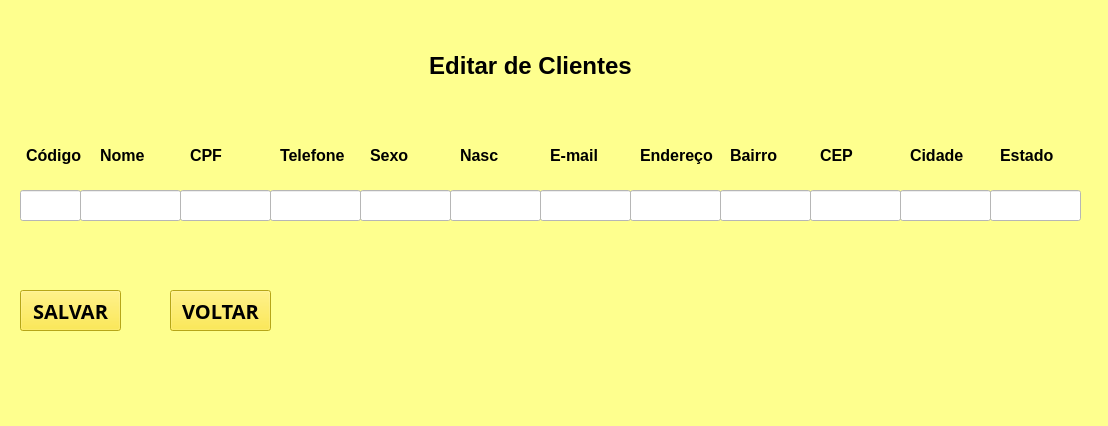
<?xml version="1.0" encoding="UTF-8"?>
<ui version="4.0">
 <class>MainWindow</class>
 <widget class="QMainWindow" name="MainWindow">
  <property name="geometry">
   <rect>
    <x>0</x>
    <y>0</y>
    <width>1108</width>
    <height>426</height>
   </rect>
  </property>
  <property name="windowTitle">
   <string>MainWindow</string>
  </property>
  <property name="styleSheet">
   <string notr="true">background-color: rgb(254, 255, 142);</string>
  </property>
  <widget class="QWidget" name="centralwidget">
   <widget class="QPushButton" name="pushButton_2">
    <property name="geometry">
     <rect>
      <x>20</x>
      <y>290</y>
      <width>101</width>
      <height>41</height>
     </rect>
    </property>
    <property name="font">
     <font>
      <family>Cascadia Mono SemiBold</family>
      <pointsize>15</pointsize>
      <weight>75</weight>
      <bold>true</bold>
     </font>
    </property>
    <property name="styleSheet">
     <string notr="true">background-color: rgb(255, 255, 255);
background-color: rgb(255, 232, 34);</string>
    </property>
    <property name="text">
     <string>SALVAR</string>
    </property>
   </widget>
   <widget class="QLineEdit" name="lineEdit">
    <property name="geometry">
     <rect>
      <x>20</x>
      <y>190</y>
      <width>61</width>
      <height>31</height>
     </rect>
    </property>
    <property name="styleSheet">
     <string notr="true">background-color: rgb(255, 255, 255);</string>
    </property>
   </widget>
   <widget class="QLineEdit" name="lineEdit_2">
    <property name="geometry">
     <rect>
      <x>80</x>
      <y>190</y>
      <width>101</width>
      <height>31</height>
     </rect>
    </property>
    <property name="styleSheet">
     <string notr="true">background-color: rgb(255, 255, 255);</string>
    </property>
   </widget>
   <widget class="QLineEdit" name="lineEdit_3">
    <property name="geometry">
     <rect>
      <x>180</x>
      <y>190</y>
      <width>91</width>
      <height>31</height>
     </rect>
    </property>
    <property name="styleSheet">
     <string notr="true">background-color: rgb(255, 255, 255);</string>
    </property>
   </widget>
   <widget class="QLineEdit" name="lineEdit_4">
    <property name="geometry">
     <rect>
      <x>270</x>
      <y>190</y>
      <width>91</width>
      <height>31</height>
     </rect>
    </property>
    <property name="styleSheet">
     <string notr="true">background-color: rgb(255, 255, 255);</string>
    </property>
   </widget>
   <widget class="QLineEdit" name="lineEdit_5">
    <property name="geometry">
     <rect>
      <x>360</x>
      <y>190</y>
      <width>91</width>
      <height>31</height>
     </rect>
    </property>
    <property name="styleSheet">
     <string notr="true">background-color: rgb(255, 255, 255);</string>
    </property>
   </widget>
   <widget class="QLineEdit" name="lineEdit_6">
    <property name="geometry">
     <rect>
      <x>450</x>
      <y>190</y>
      <width>91</width>
      <height>31</height>
     </rect>
    </property>
    <property name="styleSheet">
     <string notr="true">background-color: rgb(255, 255, 255);</string>
    </property>
   </widget>
   <widget class="QLineEdit" name="lineEdit_7">
    <property name="geometry">
     <rect>
      <x>540</x>
      <y>190</y>
      <width>91</width>
      <height>31</height>
     </rect>
    </property>
    <property name="styleSheet">
     <string notr="true">background-color: rgb(255, 255, 255);</string>
    </property>
   </widget>
   <widget class="QLineEdit" name="lineEdit_8">
    <property name="geometry">
     <rect>
      <x>630</x>
      <y>190</y>
      <width>91</width>
      <height>31</height>
     </rect>
    </property>
    <property name="styleSheet">
     <string notr="true">background-color: rgb(255, 255, 255);</string>
    </property>
   </widget>
   <widget class="QLineEdit" name="lineEdit_9">
    <property name="geometry">
     <rect>
      <x>720</x>
      <y>190</y>
      <width>91</width>
      <height>31</height>
     </rect>
    </property>
    <property name="styleSheet">
     <string notr="true">background-color: rgb(255, 255, 255);</string>
    </property>
   </widget>
   <widget class="QLineEdit" name="lineEdit_10">
    <property name="geometry">
     <rect>
      <x>810</x>
      <y>190</y>
      <width>91</width>
      <height>31</height>
     </rect>
    </property>
    <property name="styleSheet">
     <string notr="true">background-color: rgb(255, 255, 255);</string>
    </property>
   </widget>
   <widget class="QLineEdit" name="lineEdit_11">
    <property name="geometry">
     <rect>
      <x>900</x>
      <y>190</y>
      <width>91</width>
      <height>31</height>
     </rect>
    </property>
    <property name="styleSheet">
     <string notr="true">background-color: rgb(255, 255, 255);</string>
    </property>
   </widget>
   <widget class="QLineEdit" name="lineEdit_12">
    <property name="geometry">
     <rect>
      <x>990</x>
      <y>190</y>
      <width>91</width>
      <height>31</height>
     </rect>
    </property>
    <property name="styleSheet">
     <string notr="true">background-color: rgb(255, 255, 255);</string>
    </property>
   </widget>
   <widget class="QLabel" name="label_2">
    <property name="geometry">
     <rect>
      <x>-110</x>
      <y>40</y>
      <width>1281</width>
      <height>51</height>
     </rect>
    </property>
    <property name="font">
     <font>
      <pointsize>18</pointsize>
      <weight>75</weight>
      <bold>true</bold>
     </font>
    </property>
    <property name="styleSheet">
     <string notr="true"/>
    </property>
    <property name="text">
     <string>Editar de Clientes</string>
    </property>
    <property name="alignment">
     <set>Qt::AlignCenter</set>
    </property>
   </widget>
   <widget class="QPushButton" name="pushButton_3">
    <property name="geometry">
     <rect>
      <x>170</x>
      <y>290</y>
      <width>101</width>
      <height>41</height>
     </rect>
    </property>
    <property name="font">
     <font>
      <family>Cascadia Mono SemiBold</family>
      <pointsize>15</pointsize>
      <weight>75</weight>
      <bold>true</bold>
     </font>
    </property>
    <property name="styleSheet">
     <string notr="true">background-color: rgb(255, 255, 255);
background-color: rgb(255, 232, 34);</string>
    </property>
    <property name="text">
     <string>VOLTAR</string>
    </property>
   </widget>
   <widget class="QLabel" name="label">
    <property name="geometry">
     <rect>
      <x>26</x>
      <y>140</y>
      <width>61</width>
      <height>31</height>
     </rect>
    </property>
    <property name="font">
     <font>
      <pointsize>12</pointsize>
      <weight>75</weight>
      <bold>true</bold>
     </font>
    </property>
    <property name="text">
     <string>Código</string>
    </property>
   </widget>
   <widget class="QLabel" name="label_3">
    <property name="geometry">
     <rect>
      <x>100</x>
      <y>140</y>
      <width>101</width>
      <height>31</height>
     </rect>
    </property>
    <property name="font">
     <font>
      <pointsize>12</pointsize>
      <weight>75</weight>
      <bold>true</bold>
     </font>
    </property>
    <property name="text">
     <string>Nome</string>
    </property>
   </widget>
   <widget class="QLabel" name="label_4">
    <property name="geometry">
     <rect>
      <x>190</x>
      <y>140</y>
      <width>91</width>
      <height>31</height>
     </rect>
    </property>
    <property name="font">
     <font>
      <pointsize>12</pointsize>
      <weight>75</weight>
      <bold>true</bold>
     </font>
    </property>
    <property name="text">
     <string>CPF</string>
    </property>
   </widget>
   <widget class="QLabel" name="label_5">
    <property name="geometry">
     <rect>
      <x>280</x>
      <y>140</y>
      <width>91</width>
      <height>31</height>
     </rect>
    </property>
    <property name="font">
     <font>
      <pointsize>12</pointsize>
      <weight>75</weight>
      <bold>true</bold>
     </font>
    </property>
    <property name="text">
     <string>Telefone</string>
    </property>
   </widget>
   <widget class="QLabel" name="label_6">
    <property name="geometry">
     <rect>
      <x>370</x>
      <y>140</y>
      <width>91</width>
      <height>31</height>
     </rect>
    </property>
    <property name="font">
     <font>
      <pointsize>12</pointsize>
      <weight>75</weight>
      <bold>true</bold>
     </font>
    </property>
    <property name="text">
     <string>Sexo</string>
    </property>
   </widget>
   <widget class="QLabel" name="label_7">
    <property name="geometry">
     <rect>
      <x>460</x>
      <y>140</y>
      <width>91</width>
      <height>31</height>
     </rect>
    </property>
    <property name="font">
     <font>
      <pointsize>12</pointsize>
      <weight>75</weight>
      <bold>true</bold>
     </font>
    </property>
    <property name="text">
     <string>Nasc</string>
    </property>
   </widget>
   <widget class="QLabel" name="label_8">
    <property name="geometry">
     <rect>
      <x>550</x>
      <y>140</y>
      <width>91</width>
      <height>31</height>
     </rect>
    </property>
    <property name="font">
     <font>
      <pointsize>12</pointsize>
      <weight>75</weight>
      <bold>true</bold>
     </font>
    </property>
    <property name="text">
     <string>E-mail</string>
    </property>
   </widget>
   <widget class="QLabel" name="label_9">
    <property name="geometry">
     <rect>
      <x>640</x>
      <y>140</y>
      <width>91</width>
      <height>31</height>
     </rect>
    </property>
    <property name="font">
     <font>
      <pointsize>12</pointsize>
      <weight>75</weight>
      <bold>true</bold>
     </font>
    </property>
    <property name="text">
     <string>Endereço</string>
    </property>
   </widget>
   <widget class="QLabel" name="label_10">
    <property name="geometry">
     <rect>
      <x>730</x>
      <y>140</y>
      <width>91</width>
      <height>31</height>
     </rect>
    </property>
    <property name="font">
     <font>
      <pointsize>12</pointsize>
      <weight>75</weight>
      <bold>true</bold>
     </font>
    </property>
    <property name="text">
     <string>Bairro</string>
    </property>
   </widget>
   <widget class="QLabel" name="label_11">
    <property name="geometry">
     <rect>
      <x>820</x>
      <y>140</y>
      <width>91</width>
      <height>31</height>
     </rect>
    </property>
    <property name="font">
     <font>
      <pointsize>12</pointsize>
      <weight>75</weight>
      <bold>true</bold>
     </font>
    </property>
    <property name="text">
     <string>CEP</string>
    </property>
   </widget>
   <widget class="QLabel" name="label_12">
    <property name="geometry">
     <rect>
      <x>910</x>
      <y>140</y>
      <width>91</width>
      <height>31</height>
     </rect>
    </property>
    <property name="font">
     <font>
      <pointsize>12</pointsize>
      <weight>75</weight>
      <bold>true</bold>
     </font>
    </property>
    <property name="text">
     <string>Cidade</string>
    </property>
   </widget>
   <widget class="QLabel" name="label_13">
    <property name="geometry">
     <rect>
      <x>1000</x>
      <y>140</y>
      <width>91</width>
      <height>31</height>
     </rect>
    </property>
    <property name="font">
     <font>
      <pointsize>12</pointsize>
      <weight>75</weight>
      <bold>true</bold>
     </font>
    </property>
    <property name="text">
     <string>Estado</string>
    </property>
   </widget>
   <widget class="QLabel" name="label_14">
    <property name="geometry">
     <rect>
      <x>300</x>
      <y>170</y>
      <width>471</width>
      <height>261</height>
     </rect>
    </property>
    <property name="styleSheet">
     <string notr="true">background-color: rgb(254, 255, 142);</string>
    </property>
    <property name="text">
     <string/>
    </property>
    <property name="pixmap">
     <pixmap>logoacademiaOF-removebg-preview (1).png</pixmap>
    </property>
    <property name="scaledContents">
     <bool>true</bool>
    </property>
   </widget>
   <zorder>label_14</zorder>
   <zorder>pushButton_2</zorder>
   <zorder>lineEdit</zorder>
   <zorder>lineEdit_2</zorder>
   <zorder>lineEdit_3</zorder>
   <zorder>lineEdit_4</zorder>
   <zorder>lineEdit_5</zorder>
   <zorder>lineEdit_6</zorder>
   <zorder>lineEdit_7</zorder>
   <zorder>lineEdit_8</zorder>
   <zorder>lineEdit_9</zorder>
   <zorder>lineEdit_10</zorder>
   <zorder>lineEdit_11</zorder>
   <zorder>lineEdit_12</zorder>
   <zorder>label_2</zorder>
   <zorder>pushButton_3</zorder>
   <zorder>label</zorder>
   <zorder>label_3</zorder>
   <zorder>label_4</zorder>
   <zorder>label_5</zorder>
   <zorder>label_6</zorder>
   <zorder>label_7</zorder>
   <zorder>label_8</zorder>
   <zorder>label_9</zorder>
   <zorder>label_10</zorder>
   <zorder>label_11</zorder>
   <zorder>label_12</zorder>
   <zorder>label_13</zorder>
  </widget>
  <widget class="QMenuBar" name="menubar">
   <property name="geometry">
    <rect>
     <x>0</x>
     <y>0</y>
     <width>1108</width>
     <height>21</height>
    </rect>
   </property>
  </widget>
  <widget class="QStatusBar" name="statusbar"/>
 </widget>
 <resources/>
 <connections/>
</ui>
